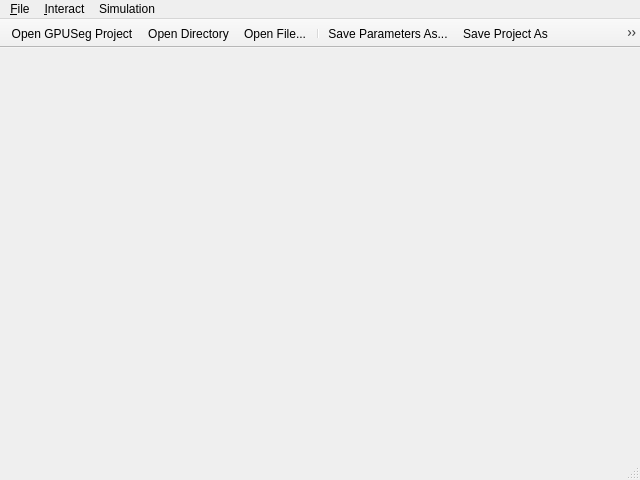
<?xml version="1.0" encoding="UTF-8"?>
<ui version="4.0">
 <class>MainWindow</class>
 <widget class="QMainWindow" name="MainWindow">
  <property name="geometry">
   <rect>
    <x>0</x>
    <y>0</y>
    <width>640</width>
    <height>480</height>
   </rect>
  </property>
  <property name="sizePolicy">
   <sizepolicy hsizetype="Fixed" vsizetype="Fixed">
    <horstretch>0</horstretch>
    <verstretch>0</verstretch>
   </sizepolicy>
  </property>
  <property name="minimumSize">
   <size>
    <width>640</width>
    <height>480</height>
   </size>
  </property>
  <property name="maximumSize">
   <size>
    <width>640</width>
    <height>480</height>
   </size>
  </property>
  <property name="cursor">
   <cursorShape>ArrowCursor</cursorShape>
  </property>
  <property name="windowTitle">
   <string>Sandbox</string>
  </property>
  <property name="windowIcon">
   <iconset>
    <normaloff>Sandbox.png</normaloff>Sandbox.png</iconset>
  </property>
  <property name="toolButtonStyle">
   <enum>Qt::ToolButtonTextOnly</enum>
  </property>
  <widget class="QWidget" name="centralwidget">
   <widget class="QToolButton" name="toolButton">
    <property name="geometry">
     <rect>
      <x>0</x>
      <y>-20</y>
      <width>25</width>
      <height>20</height>
     </rect>
    </property>
    <property name="text">
     <string>...</string>
    </property>
   </widget>
  </widget>
  <widget class="QMenuBar" name="menuBar">
   <property name="geometry">
    <rect>
     <x>0</x>
     <y>0</y>
     <width>640</width>
     <height>22</height>
    </rect>
   </property>
   <widget class="QMenu" name="menuFile">
    <property name="windowIconText">
     <string/>
    </property>
    <property name="title">
     <string>&amp;File</string>
    </property>
    <addaction name="actionOpenProject"/>
    <addaction name="actionOpenDirectory"/>
    <addaction name="actionOpenFile"/>
    <addaction name="separator"/>
    <addaction name="actionSaveParametersAs"/>
    <addaction name="actionSaveProjectAs"/>
    <addaction name="actionSaveSegmentationAs"/>
    <addaction name="separator"/>
    <addaction name="actionExit"/>
   </widget>
   <widget class="QMenu" name="menuInteract">
    <property name="title">
     <string>&amp;Interact</string>
    </property>
    <addaction name="actionMayaCameraTool"/>
    <addaction name="actionSketchSeedTool"/>
    <addaction name="separator"/>
    <addaction name="actionClearCurrentSegmentation"/>
    <addaction name="actionFreezeCurrentSegmentation"/>
    <addaction name="actionClearAllSegmentations"/>
    <addaction name="separator"/>
    <addaction name="actionLockParameters"/>
    <addaction name="separator"/>
    <addaction name="actionFinishedSegmentationSession"/>
   </widget>
   <widget class="QMenu" name="menuSimulation">
    <property name="title">
     <string>Simulation</string>
    </property>
    <addaction name="actionPlay"/>
    <addaction name="actionStop"/>
   </widget>
   <addaction name="menuFile"/>
   <addaction name="menuInteract"/>
   <addaction name="menuSimulation"/>
  </widget>
  <widget class="QStatusBar" name="statusBar"/>
  <widget class="QToolBar" name="toolBar">
   <property name="windowTitle">
    <string>toolBar</string>
   </property>
   <property name="movable">
    <bool>false</bool>
   </property>
   <property name="allowedAreas">
    <set>Qt::TopToolBarArea</set>
   </property>
   <property name="iconSize">
    <size>
     <width>32</width>
     <height>32</height>
    </size>
   </property>
   <property name="toolButtonStyle">
    <enum>Qt::ToolButtonIconOnly</enum>
   </property>
   <attribute name="toolBarArea">
    <enum>TopToolBarArea</enum>
   </attribute>
   <attribute name="toolBarBreak">
    <bool>false</bool>
   </attribute>
   <addaction name="actionOpenProject"/>
   <addaction name="actionOpenDirectory"/>
   <addaction name="actionOpenFile"/>
   <addaction name="separator"/>
   <addaction name="actionSaveParametersAs"/>
   <addaction name="actionSaveProjectAs"/>
   <addaction name="actionSaveSegmentationAs"/>
   <addaction name="separator"/>
   <addaction name="actionMayaCameraTool"/>
   <addaction name="actionSketchSeedTool"/>
   <addaction name="separator"/>
   <addaction name="actionClearCurrentSegmentation"/>
   <addaction name="actionFreezeCurrentSegmentation"/>
   <addaction name="actionClearAllSegmentations"/>
   <addaction name="separator"/>
   <addaction name="actionLockParameters"/>
   <addaction name="separator"/>
   <addaction name="actionFinishedSegmentationSession"/>
   <addaction name="separator"/>
   <addaction name="actionPlay"/>
   <addaction name="actionStop"/>
  </widget>
  <action name="actionExit">
   <property name="icon">
    <iconset>
     <normaloff>Exit.png</normaloff>Exit.png</iconset>
   </property>
   <property name="text">
    <string>E&amp;xit</string>
   </property>
   <property name="shortcut">
    <string comment="sdfsdf">Alt+F4</string>
   </property>
   <property name="shortcutContext">
    <enum>Qt::ApplicationShortcut</enum>
   </property>
   <property name="visible">
    <bool>true</bool>
   </property>
  </action>
  <action name="actionMayaCameraTool">
   <property name="checkable">
    <bool>true</bool>
   </property>
   <property name="icon">
    <iconset>
     <normaloff>MayaCameraTool.png</normaloff>MayaCameraTool.png</iconset>
   </property>
   <property name="text">
    <string>Maya Camera Tool</string>
   </property>
   <property name="iconText">
    <string>Maya Camera Tool</string>
   </property>
   <property name="toolTip">
    <string>Maya Camera Tool</string>
   </property>
  </action>
  <action name="actionSketchSeedTool">
   <property name="checkable">
    <bool>true</bool>
   </property>
   <property name="icon">
    <iconset>
     <normaloff>SketchSeedTool.png</normaloff>SketchSeedTool.png</iconset>
   </property>
   <property name="text">
    <string>Sketch Seed Tool</string>
   </property>
   <property name="toolTip">
    <string>Sketch Seed Tool</string>
   </property>
  </action>
  <action name="actionOpenFile">
   <property name="icon">
    <iconset>
     <normaloff>OpenFile.png</normaloff>OpenFile.png</iconset>
   </property>
   <property name="text">
    <string>Open File...</string>
   </property>
   <property name="iconText">
    <string>Open File...</string>
   </property>
   <property name="toolTip">
    <string>Open File...</string>
   </property>
  </action>
  <action name="actionClearCurrentSegmentation">
   <property name="icon">
    <iconset>
     <normaloff>ClearCurrentSegmentation.png</normaloff>ClearCurrentSegmentation.png</iconset>
   </property>
   <property name="text">
    <string>Clear Current Segmentation</string>
   </property>
   <property name="toolTip">
    <string>Clear Current Segmentation</string>
   </property>
  </action>
  <action name="actionPlay">
   <property name="checkable">
    <bool>false</bool>
   </property>
   <property name="icon">
    <iconset>
     <normaloff>Play.png</normaloff>Play.png</iconset>
   </property>
   <property name="text">
    <string>Play</string>
   </property>
  </action>
  <action name="actionStop">
   <property name="icon">
    <iconset>
     <normaloff>Stop.png</normaloff>Stop.png</iconset>
   </property>
   <property name="text">
    <string>Stop</string>
   </property>
  </action>
  <action name="actionFreezeCurrentSegmentation">
   <property name="icon">
    <iconset>
     <normaloff>FreezeCurrentSegmentation.png</normaloff>FreezeCurrentSegmentation.png</iconset>
   </property>
   <property name="text">
    <string>Freeze Current Segmentation</string>
   </property>
   <property name="toolTip">
    <string>Freeze Current Segmentation</string>
   </property>
  </action>
  <action name="actionClearAllSegmentations">
   <property name="icon">
    <iconset>
     <normaloff>ClearAllSegmentations.png</normaloff>ClearAllSegmentations.png</iconset>
   </property>
   <property name="text">
    <string>Clear All Segmentations</string>
   </property>
   <property name="toolTip">
    <string>Clear All Segmentations</string>
   </property>
  </action>
  <action name="actionFinishedSegmentationSession">
   <property name="icon">
    <iconset>
     <normaloff>FinishedSegmentationSession.png</normaloff>FinishedSegmentationSession.png</iconset>
   </property>
   <property name="text">
    <string>Finished Segmentation Session</string>
   </property>
   <property name="toolTip">
    <string>Finished Segmentation Session</string>
   </property>
  </action>
  <action name="actionOpenDirectory">
   <property name="icon">
    <iconset>
     <normaloff>OpenDirectory.png</normaloff>OpenDirectory.png</iconset>
   </property>
   <property name="text">
    <string>Open Directory...</string>
   </property>
   <property name="toolTip">
    <string>Open Directory...</string>
   </property>
  </action>
  <action name="actionSaveParametersAs">
   <property name="icon">
    <iconset>
     <normaloff>SaveParametersAs.png</normaloff>SaveParametersAs.png</iconset>
   </property>
   <property name="text">
    <string>Save Parameters As...</string>
   </property>
   <property name="iconText">
    <string>Save Parameters As...</string>
   </property>
   <property name="toolTip">
    <string>Save Parameters As...</string>
   </property>
  </action>
  <action name="actionOpenProject">
   <property name="icon">
    <iconset>
     <normaloff>OpenProject.png</normaloff>OpenProject.png</iconset>
   </property>
   <property name="text">
    <string>Open GPUSeg Project...</string>
   </property>
   <property name="toolTip">
    <string>Open GPUSeg Project...</string>
   </property>
  </action>
  <action name="actionSaveProjectAs">
   <property name="icon">
    <iconset>
     <normaloff>SaveProjectAs.png</normaloff>SaveProjectAs.png</iconset>
   </property>
   <property name="text">
    <string>Save Project As...</string>
   </property>
   <property name="toolTip">
    <string>Save Project As...</string>
   </property>
  </action>
  <action name="actionLockParameters">
   <property name="checkable">
    <bool>true</bool>
   </property>
   <property name="icon">
    <iconset>
     <normaloff>LockParameters.png</normaloff>LockParameters.png</iconset>
   </property>
   <property name="text">
    <string>Lock Parameters</string>
   </property>
   <property name="toolTip">
    <string>Lock Parameters</string>
   </property>
  </action>
  <action name="actionSaveSegmentationAs">
   <property name="enabled">
    <bool>true</bool>
   </property>
   <property name="icon">
    <iconset>
     <normaloff>SaveSegmentationAs.png</normaloff>SaveSegmentationAs.png</iconset>
   </property>
   <property name="text">
    <string>Save Segmentation As...</string>
   </property>
   <property name="toolTip">
    <string>Save Segmentation As...</string>
   </property>
   <property name="autoRepeat">
    <bool>true</bool>
   </property>
  </action>
 </widget>
 <resources/>
 <connections/>
</ui>
